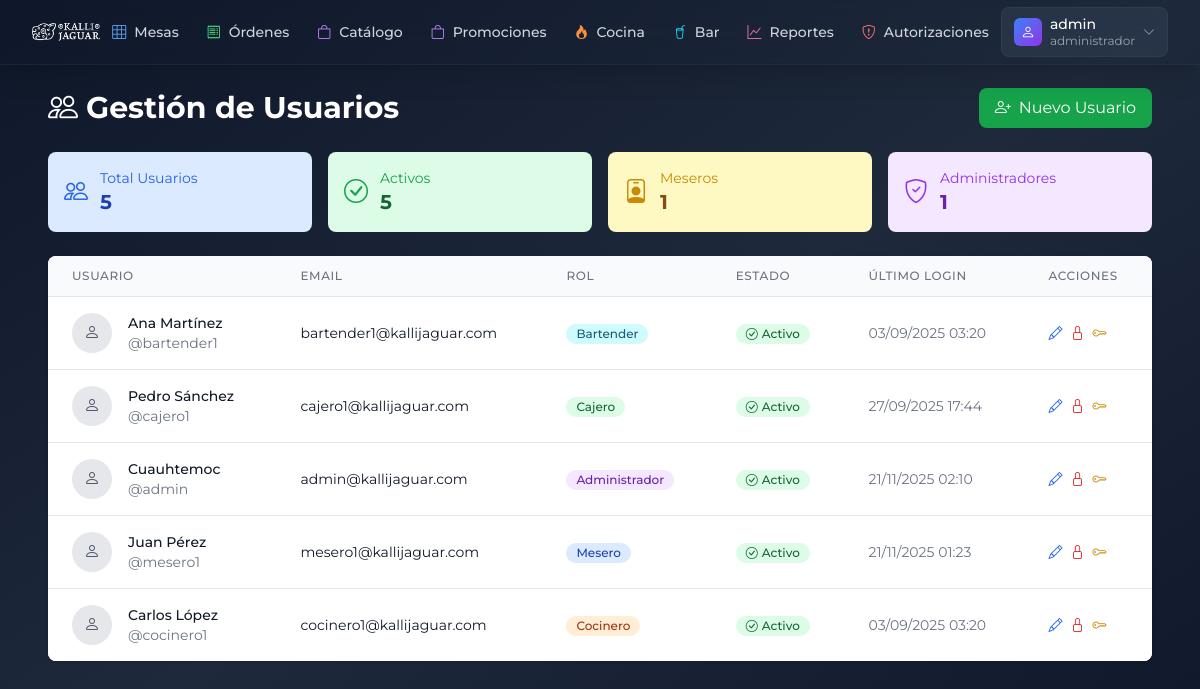
The app's page /index.php?page=usuarios, older data.
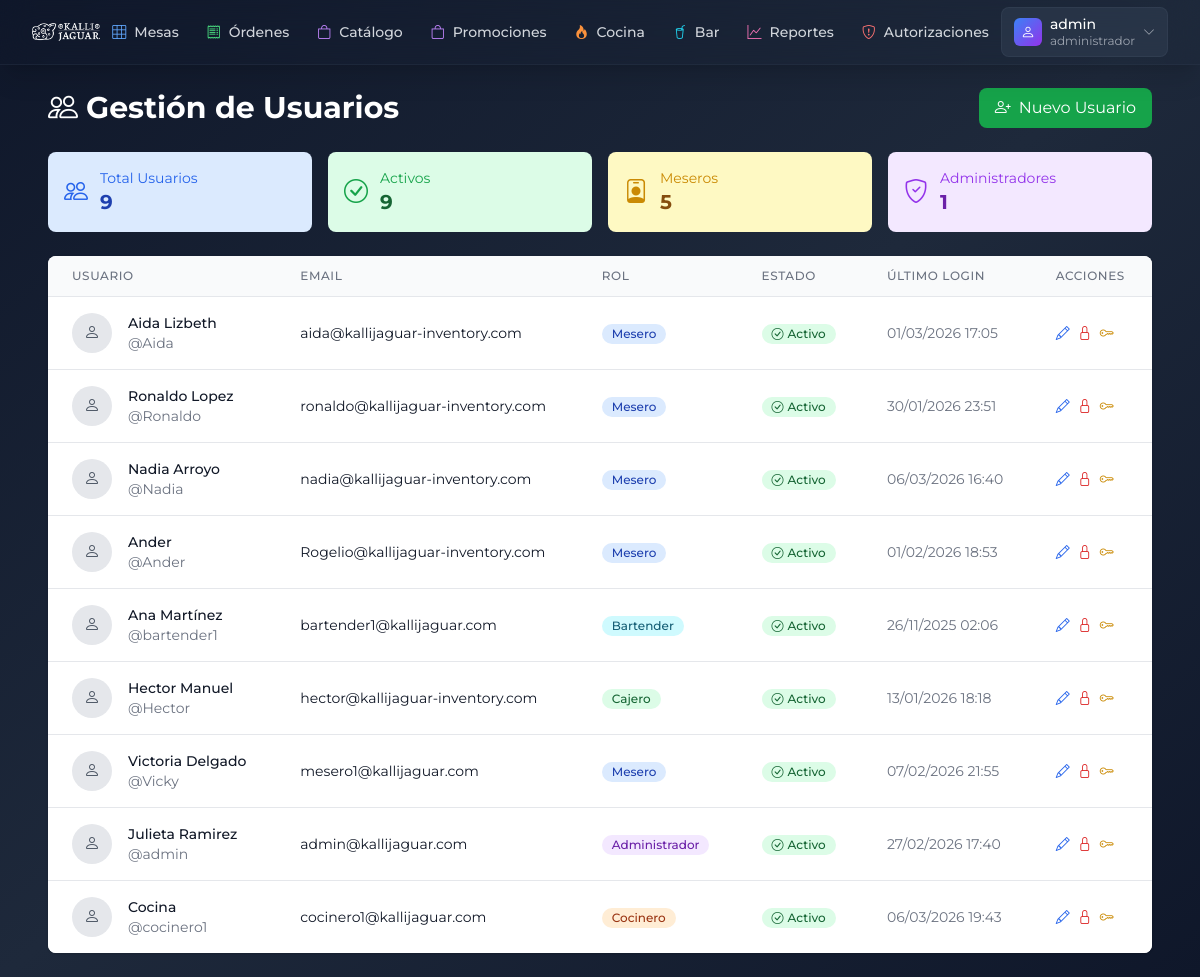
The same page, newer data.
### tables this page shows
CREATE TABLE `usuarios` (
  `id` int(11) NOT NULL,
  `username` varchar(50) NOT NULL,
  `email` varchar(100) NOT NULL,
  `password_hash` varchar(255) NOT NULL,
  `nombre_completo` varchar(100) NOT NULL,
  `rol_id` int(11) NOT NULL,
  `activo` tinyint(1) DEFAULT '1',
  `ultimo_login` timestamp NULL DEFAULT NULL,
  `token_reset` varchar(100) DEFAULT NULL,
  `token_reset_expira` timestamp NULL DEFAULT NULL,
  `creado_en` timestamp NULL DEFAULT CURRENT_TIMESTAMP,
  `actualizado_en` timestamp NULL DEFAULT CURRENT_TIMESTAMP ON UPDATE CURRENT_TIMESTAMP
);

CREATE TABLE `roles` (
  `id` int(11) NOT NULL,
  `nombre` varchar(50) NOT NULL,
  `descripcion` text,
  `permisos` json DEFAULT NULL,
  `creado_en` timestamp NULL DEFAULT CURRENT_TIMESTAMP
);

### views/usuarios.php (the view, shortened to what the rows shown need)
<?php
$pdo = conexion();
$usuarios = $pdo->query("
    SELECT u.*, r.nombre as rol_nombre
    FROM usuarios u
    JOIN roles r ON u.rol_id = r.id
    ORDER BY u.creado_en DESC
")->fetchAll(PDO::FETCH_ASSOC);
?>
<div class="max-w-6xl mx-auto py-6 px-4">
    <div class="flex justify-between items-center mb-6">
        <h2 class="text-3xl font-bold text-gray-800 dark:text-white">
            <i class="bi bi-people mr-2"></i>Gestión de Usuarios
        </h2>
    </div>
    <div class="bg-white rounded-lg shadow overflow-hidden">
        <div class="overflow-x-auto">
            <table class="min-w-full divide-y divide-gray-200">
                <thead class="bg-gray-50">
                    <tr>
                        <th class="px-6 py-3 text-left text-xs font-medium text-gray-500 uppercase tracking-wider">
                            Usuario
                        </th>
                        <th class="px-6 py-3 text-left text-xs font-medium text-gray-500 uppercase tracking-wider">
                            Email
                        </th>
                        <th class="px-6 py-3 text-left text-xs font-medium text-gray-500 uppercase tracking-wider">
                            Rol
                        </th>
                        <th class="px-6 py-3 text-left text-xs font-medium text-gray-500 uppercase tracking-wider">
                            Estado
                        </th>
                        <th class="px-6 py-3 text-left text-xs font-medium text-gray-500 uppercase tracking-wider">
                            Último Login
                        </th>
                        <th class="px-6 py-3 text-left text-xs font-medium text-gray-500 uppercase tracking-wider">
                            Acciones
                        </th>
                    </tr>
                </thead>
                <tbody class="bg-white divide-y divide-gray-200">
                    <?php foreach ($usuarios as $usuario): ?>
                    <tr>
                        <td class="px-6 py-4 whitespace-nowrap">
                            <div class="flex items-center">
                                <div class="w-10 h-10 bg-gray-200 rounded-full flex items-center justify-center">
                                    <i class="bi bi-person text-gray-600"></i>
                                </div>
                                <div class="ml-4">
                                    <div class="text-sm font-medium text-gray-900">
                                        <?= htmlspecialchars($usuario['nombre_completo']) ?>
                                    </div>
                                    <div class="text-sm text-gray-500">
                                        @<?= htmlspecialchars($usuario['username']) ?>
                                    </div>
                                </div>
                            </div>
                        </td>
                        <td class="px-6 py-4 whitespace-nowrap">
                            <div class="text-sm text-gray-900"><?= htmlspecialchars($usuario['email']) ?></div>
                        </td>
                        <td class="px-6 py-4 whitespace-nowrap">
                            <span class="inline-flex items-center px-2.5 py-0.5 rounded-full text-xs font-medium
                                <?php
                                switch($usuario['rol_nombre']) {
                                    case 'administrador': echo 'bg-purple-100 text-purple-800'; break;
                                    case 'mesero': echo 'bg-blue-100 text-blue-800'; break;
                                    case 'cocinero': echo 'bg-orange-100 text-orange-800'; break;
                                    case 'bartender': echo 'bg-cyan-100 text-cyan-800'; break;
                                    case 'cajero': echo 'bg-green-100 text-green-800'; break;
                                }
                                ?>">
                                <?= ucfirst($usuario['rol_nombre']) ?>
                            </span>
                        </td>
                        <td class="px-6 py-4 whitespace-nowrap">
                            <span class="inline-flex items-center px-2.5 py-0.5 rounded-full text-xs font-medium <?= $usuario['activo'] ? 'bg-green-100 text-green-800' : 'bg-red-100 text-red-800' ?>">
                                <i class="bi bi-<?= $usuario['activo'] ? 'check-circle' : 'x-circle' ?> mr-1"></i>
                                <?= $usuario['activo'] ? 'Activo' : 'Inactivo' ?>
                            </span>
                        </td>
                        <td class="px-6 py-4 whitespace-nowrap text-sm text-gray-500">
                            <?= $usuario['ultimo_login'] ? date('d/m/Y H:i', strtotime($usuario['ultimo_login'])) : 'Nunca' ?>
                        </td>
                        <td class="px-6 py-4 whitespace-nowrap text-sm font-medium">
                            <div class="flex space-x-2">
                                <button onclick="editUser(<?= $usuario['id'] ?>)"
                                        class="text-blue-600 hover:text-blue-900">
                                    <i class="bi bi-pencil"></i>
                                </button>
                                <button onclick="toggleUserStatus(<?= $usuario['id'] ?>)"
                                        class="text-<?= $usuario['activo'] ? 'red' : 'green' ?>-600 hover:text-<?= $usuario['activo'] ? 'red' : 'green' ?>-900">
                                    <i class="bi bi-<?= $usuario['activo'] ? 'lock' : 'unlock' ?>"></i>
                                </button>
                                <button onclick="resetPassword(<?= $usuario['id'] ?>)"
                                        class="text-yellow-600 hover:text-yellow-900">
                                    <i class="bi bi-key"></i>
                                </button>
                            </div>
                        </td>
                    </tr>
                    <?php endforeach; ?>
                </tbody>
            </table>
        </div>
    </div>
</div>

Row changes from the older to the newer data that the page shows:
added usuarios: nombre_completo "Aida Lizbeth", username "Aida", email "aida@kallijaguar-inventory.com", rol.nombre "Mesero", activo 1 (drawn), ultimo_login "01/03/2026 17:05"
added usuarios: nombre_completo "Ronaldo Lopez", username "Ronaldo", email "ronaldo@kallijaguar-inventory.com", rol.nombre "Mesero", activo 1 (drawn), ultimo_login "30/01/2026 23:51"
added usuarios: nombre_completo "Nadia Arroyo", username "Nadia", email "nadia@kallijaguar-inventory.com", rol.nombre "Mesero", activo 1 (drawn), ultimo_login "06/03/2026 16:40"
added usuarios: nombre_completo "Ander", username "Ander", email "Rogelio@kallijaguar-inventory.com", rol.nombre "Mesero", activo 1 (drawn), ultimo_login "01/02/2026 18:53"
changed usuarios "Ana Martínez": ultimo_login "03/09/2025 03:20" → "26/11/2025 02:06"
changed usuarios "Cajero": nombre_completo "Pedro Sánchez" → "Hector Manuel"; username "cajero1" → "Hector"; email "cajero1@kallijaguar.com" → "hector@kallijaguar-inventory.com"; ultimo_login "27/09/2025 17:44" → "13/01/2026 18:18"
changed usuarios "mesero1@kallijaguar.com": nombre_completo "Juan Pérez" → "Victoria Delgado"; username "mesero1" → "Vicky"; ultimo_login "21/11/2025 01:23" → "07/02/2026 21:55"; moves up the list
changed usuarios "admin": nombre_completo "Cuauhtemoc" → "Julieta Ramirez"; ultimo_login "21/11/2025 02:10" → "27/02/2026 17:40"
changed usuarios "cocinero1": nombre_completo "Carlos López" → "Cocina"; ultimo_login "03/09/2025 03:20" → "06/03/2026 19:43"
Text that changed along with them:
count($usuarios): "5" → "9"
count(array_filter($usuarios, fn($u) => $u['activo'])): "5" → "9"
text no longer shown: "1"
text now shown: "5"
